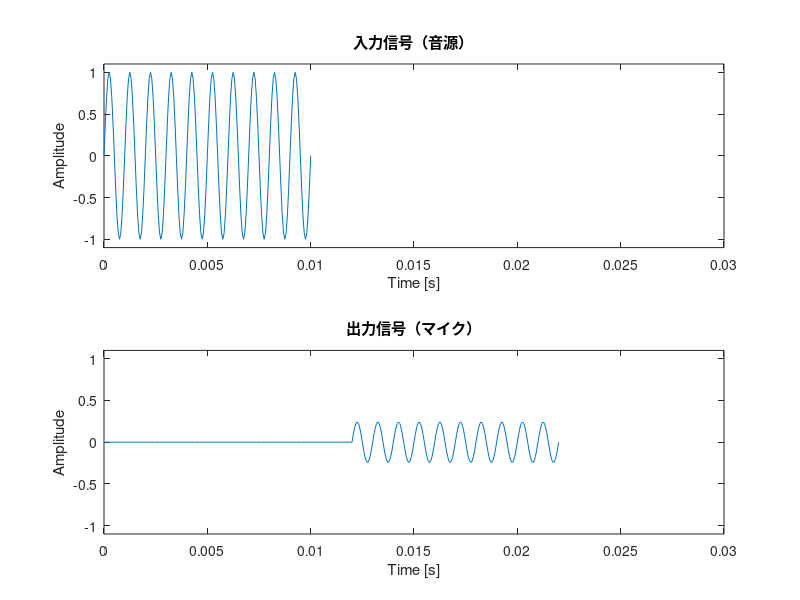

Write MATLAB code to recreate this figure.
%距離計算、遅延、簡易減衰
clear; clc;

%% パラメータ設定
fs = 16000;              % サンプリング周波数 [Hz]
c = 343;                 % 音速 [m/s]

%% 音源とマイク位置（3D）
source_pos = [1.0, 1.0, 1.5];      % 音源位置
mic_pos    = [5, 2, 1.5];      % マイク位置

%% 距離計算
distance = norm(source_pos - mic_pos);

%% 遅延計算
delay_time = distance / c;           % 秒
delay_samples = round(delay_time * fs);

%% 減衰（逆距離）
attenuation = 1 / distance;

%% 入力信号（テスト用：正弦波）
t = 0:1/fs:0.01;   % 0.01秒
f = 1000;       % 周波数 [Hz]
input_signal = sin(2 * pi * f * t); %sin波が横ベクトル出力[0, 0, 0]


%% 遅延信号生成
output_signal = [zeros(1, delay_samples), attenuation * input_signal];

%% 時間軸調整
t_out = (0:length(output_signal)-1) / fs;

%% プロット
figure;
subplot(2,1,1);
plot(t, input_signal);
xlim([0 0.03])
ylim([-1.1 1.1])
title('入力信号（音源）');
xlabel('Time [s]');
ylabel('Amplitude');

subplot(2,1,2);
plot(t_out, output_signal);
xlim([0 0.03])
ylim([-1.1 1.1])
title('出力信号（マイク）');
xlabel('Time [s]');
ylabel('Amplitude');
exportgraphics(gcf, './form/sin_waveform.png', 'Resolution', 300);

%% 距離・遅延表示
fprintf('距離: %.2f m\n', distance);
fprintf('遅延: %.5f 秒（%d サンプル）\n', delay_time, delay_samples);
fprintf('減衰: %.5f\n', attenuation);
